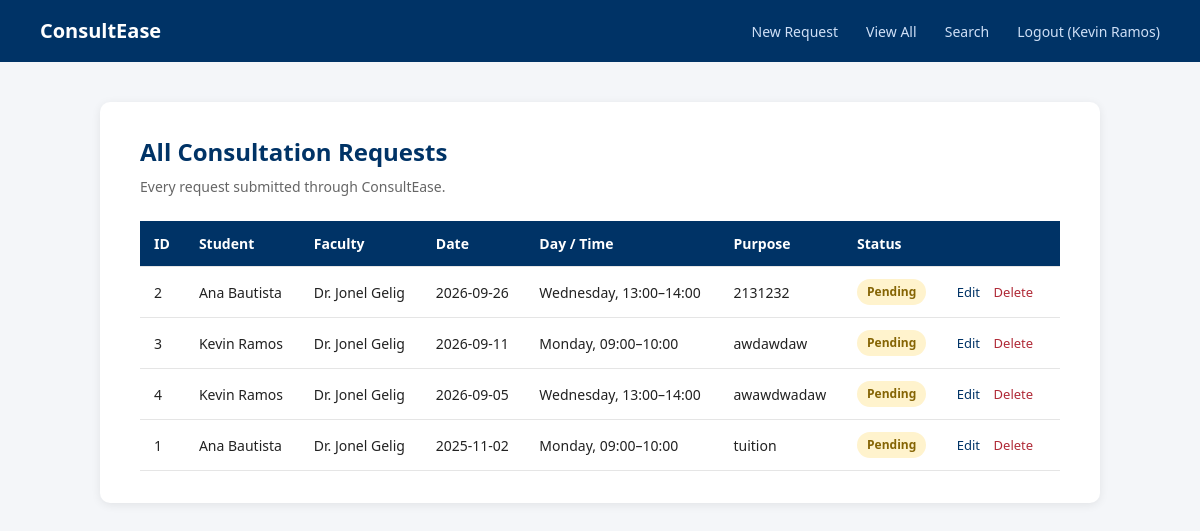
/view_requests.php (signed in), run on the app's committed database.
### tables this page shows
CREATE TABLE `consultation_requests` (
  `RequestID` int(11) NOT NULL,
  `StudentID` int(11) NOT NULL,
  `SlotID` int(11) NOT NULL,
  `ConsultationDate` date NOT NULL,
  `Purpose` varchar(255) NOT NULL,
  `Status` varchar(20) NOT NULL DEFAULT 'Pending',
  `DateRequested` date NOT NULL
);

CREATE TABLE `users` (
  `UserID` int(11) NOT NULL,
  `FullName` varchar(100) NOT NULL,
  `Email` varchar(100) NOT NULL,
  `PasswordHash` varchar(255) NOT NULL,
  `Role` varchar(20) NOT NULL
);

CREATE TABLE `consultation_slots` (
  `SlotID` int(11) NOT NULL,
  `FacultyID` int(11) NOT NULL,
  `DayOfWeek` varchar(20) NOT NULL,
  `StartTime` time NOT NULL,
  `EndTime` time NOT NULL,
  `Status` varchar(20) NOT NULL DEFAULT 'Open'
);

### ConsultationRequest.php (called while the page is built, shortened)
<?php
class ConsultationRequest {
    private $conn;
    private $table = "consultation_requests";
    public function __construct($db) {
        $this->conn = $db;
    }
    public function getConsultationRequests() {
        $query = "SELECT r.*, u.FullName AS StudentName, uf.FullName AS FacultyName,
                         s.DayOfWeek, s.StartTime, s.EndTime
                  FROM {$this->table} r
                  JOIN students st ON r.StudentID = st.StudentID
                  JOIN users u ON st.UserID = u.UserID
                  JOIN consultation_slots s ON r.SlotID = s.SlotID
                  JOIN faculty f ON s.FacultyID = f.FacultyID
                  JOIN users uf ON f.UserID = uf.UserID
                  ORDER BY r.ConsultationDate DESC, s.StartTime DESC";
        try {
            $stmt = $this->conn->prepare($query);
            $stmt->execute();
            return $stmt->fetchAll(PDO::FETCH_ASSOC);
        } catch (PDOException $e) {
            error_log("getConsultationRequests error: " . $e->getMessage());
            return [];
        }
    }
}

### view_requests.php (the view, shortened to what this page needs)
<?php
require_once 'ConsultationRequest.php';
$database = new Database();
$db = $database->connect();
$request = new ConsultationRequest($db);
$records = $request->getConsultationRequests();
?>
<!DOCTYPE html>
<html>
<head>
    <link rel="stylesheet" href="style.css">
</head>
<body>
    <nav>
        <a href="index.php" class="brand">ConsultEase</a>
        <div class="links">
            <a href="add_request.php">New Request</a>
            <a href="view_requests.php">View All</a>
            <a href="search_requests.php">Search</a>
            <a href="logout.php">Logout (<?= htmlspecialchars($_SESSION['username']) ?>)</a>
        </div>
    </nav>
    <div class="container wide">
        <h2>All Consultation Requests</h2>
        <p class="subtitle">Every request submitted through ConsultEase.</p>
        <?php if (empty($records)): ?>
            <div class="empty-state">
                <p>No consultation requests yet.</p>
                <p><a href="add_request.php">Submit the first one →</a></p>
            </div>
        <?php else: ?>
        <table>
            <tr>
                <th>ID</th><th>Student</th><th>Faculty</th><th>Date</th>
                <th>Day / Time</th><th>Purpose</th><th>Status</th><th></th>
            </tr>
            <?php foreach ($records as $row): ?>
            <tr>
                <td><?= $row['RequestID'] ?></td>
                <td><?= htmlspecialchars($row['StudentName']) ?></td>
                <td><?= htmlspecialchars($row['FacultyName']) ?></td>
                <td><?= $row['ConsultationDate'] ?></td>
                <td><?= $row['DayOfWeek'] ?>, <?= substr($row['StartTime'],0,5) ?>–<?= substr($row['EndTime'],0,5) ?></td>
                <td><?= htmlspecialchars($row['Purpose']) ?></td>
                <td><span class="badge badge-<?= $row['Status'] ?>"><?= $row['Status'] ?></span></td>
                <td class="actions">
                    <a href="edit_request.php?id=<?= $row['RequestID'] ?>">Edit</a>
                    <a href="delete_request.php?id=<?= $row['RequestID'] ?>" class="delete" onclick="return confirm('Delete this request?')">Delete</a>
                </td>
            </tr>
            <?php endforeach; ?>
        </table>
        <?php endif; ?>
    </div>
</body>
</html>

### style.css (style rules this page uses)
* { box-sizing: border-box; margin: 0; padding: 0; }
body { font-family: 'Segoe UI', Arial, sans-serif; background: #f4f6f9; color: #222; line-height: 1.5; }
nav { background: #003366; padding: 16px 40px; display: flex; justify-content: space-between; align-items: center; }
nav a.brand { color: #fff; font-size: 20px; font-weight: bold; text-decoration: none; }
nav .links a { color: #cfe0f7; text-decoration: none; margin-left: 24px; font-size: 14px; }
.container { max-width: 700px; margin: 40px auto; background: #fff; padding: 32px 40px; border-radius: 10px; box-shadow: 0 2px 10px rgba(0,0,0,0.08); }
.container.wide { max-width: 1000px; }
h2 { color: #003366; margin-bottom: 6px; }
.subtitle { color: #666; margin-bottom: 24px; font-size: 14px; }
table { border-collapse: collapse; width: 100%; margin-top: 20px; font-size: 14px; }
th, td { padding: 12px 14px; text-align: left; border-bottom: 1px solid #e5e5e5; }
th { background: #003366; color: #fff; font-weight: 600; }
.badge { padding: 4px 10px; border-radius: 20px; font-size: 12px; font-weight: 600; display: inline-block; }
.badge-Pending { background: #fff3cd; color: #856404; }
.actions a { color: #003366; text-decoration: none; font-size: 13px; margin-right: 10px; }
.actions a.delete { color: #b02a37; }

### data on the page
consultation_requests: RequestID "2", users.FullName "Ana Bautista", users.FullName "Dr. Jonel Gelig", ConsultationDate "2026-09-26", SlotID.DayOfWeek "Wednesday", SlotID.StartTime "13:00", SlotID.EndTime "14:00", Purpose "2131232", Status "Pending"
consultation_requests: RequestID "3", users.FullName "Kevin Ramos", users.FullName "Dr. Jonel Gelig", ConsultationDate "2026-09-11", SlotID.DayOfWeek "Monday", SlotID.StartTime "09:00", SlotID.EndTime "10:00", Purpose "awdawdaw", Status "Pending"
consultation_requests: RequestID "4", users.FullName "Kevin Ramos", users.FullName "Dr. Jonel Gelig", ConsultationDate "2026-09-05", SlotID.DayOfWeek "Wednesday", SlotID.StartTime "13:00", SlotID.EndTime "14:00", Purpose "awawdwadaw", Status "Pending"
consultation_requests: RequestID "1", users.FullName "Ana Bautista", users.FullName "Dr. Jonel Gelig", ConsultationDate "2025-11-02", SlotID.DayOfWeek "Monday", SlotID.StartTime "09:00", SlotID.EndTime "10:00", Purpose "tuition", Status "Pending"

### other printed values
$_SESSION['username'] "Kevin Ramos"
